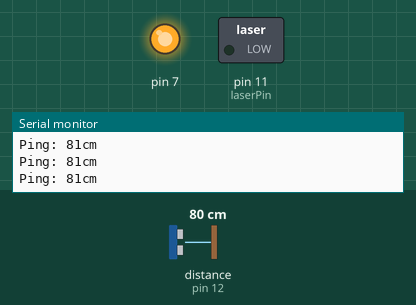
Simulated run of this sketch. Board: Arduino Uno, built with avr-gcc and run on an emulated ATmega328P. Parts: switched loads named in the sketch (green lamp = pin HIGH), output pins drawn as LEDs (lit = HIGH), the last lines printed to the serial monitor. The test bench sets the inputs (shaded band); at power-on: distance to the obstacle (sensor on pin 12) 80 cm. The echo pulse lasts 58.3 µs per cm.

Above: at 1.2 s.
1.3 s: distance to the obstacle (sensor on pin 12) set to 33 cm
2.8 s: distance to the obstacle (sensor on pin 12) set to 27 cm
At 3.2 s:
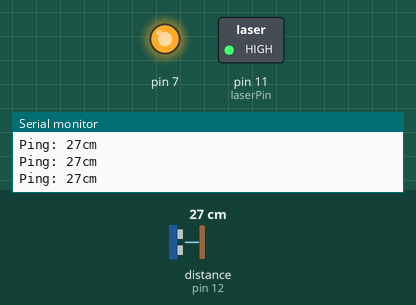
4.3 s: distance to the obstacle (sensor on pin 12) set to 35 cm
At 5.1 s:
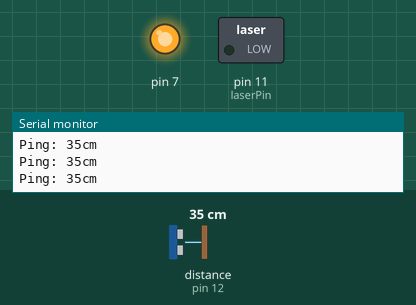
5.8 s: distance to the obstacle (sensor on pin 12) set to 2 cm
At 6.7 s:
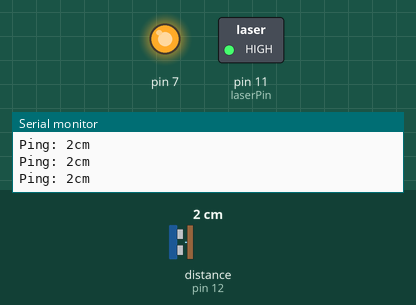
Timing chart, 0 to 8.3 s (numbered marks = the images above; inputs shaded):
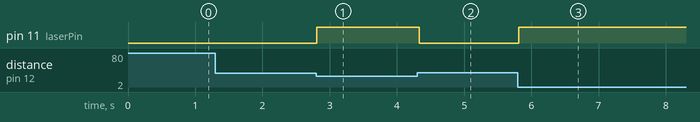

The sketch:

Sonar_Laser_Trigger.ino
```cpp
// ---------------------------------------------------------------------------
// Example NewPing library sketch that does a ping about 20 times per second.
// ---------------------------------------------------------------------------

#include <NewPing.h>

#define TRIGGER_PIN  13  // Arduino pin tied to trigger pin on the ultrasonic sensor.
#define ECHO_PIN     12  // Arduino pin tied to echo pin on the ultrasonic sensor.
#define laserPin 11
#define MAX_DISTANCE 200 // Maximum distance we want to ping for (in centimeters). Maximum sensor distance is rated at 400-500cm.

NewPing sonar(TRIGGER_PIN, ECHO_PIN, MAX_DISTANCE); // NewPing setup of pins and maximum distance.

void setup() {
  Serial.begin(115200); // Open serial monitor at 115200 baud to see ping results.
  pinMode(laserPin, OUTPUT); digitalWrite(laserPin, LOW);
  pinMode(7, OUTPUT); digitalWrite(7, HIGH);
}

void loop() {
  delay(50);  // Wait 50ms between pings (about 20 pings/sec). 29ms should be the shortest delay between pings.

  int pingDistance = sonar.ping_cm();
  if (pingDistance > 30 && pingDistance != 0) digitalWrite(laserPin, LOW);
  else if (pingDistance < 30) digitalWrite(laserPin, HIGH);

  Serial.print("Ping: ");
  Serial.print(pingDistance); // Send ping, get distance in cm and print result (0 = outside set distance range)
  Serial.println("cm");
}
```

Measured:
- the behaviour switches between 30 and 29 cm on distance to the obstacle (sensor on pin 12) (found by bisection; images 0 and 1)
- after the input at 2.8 s, pin 11 (laserPin): LOW → HIGH at once
- after the input at 4.3 s, pin 11 (laserPin): HIGH → LOW at once
- after the input at 5.8 s, pin 11 (laserPin): LOW → HIGH at once
